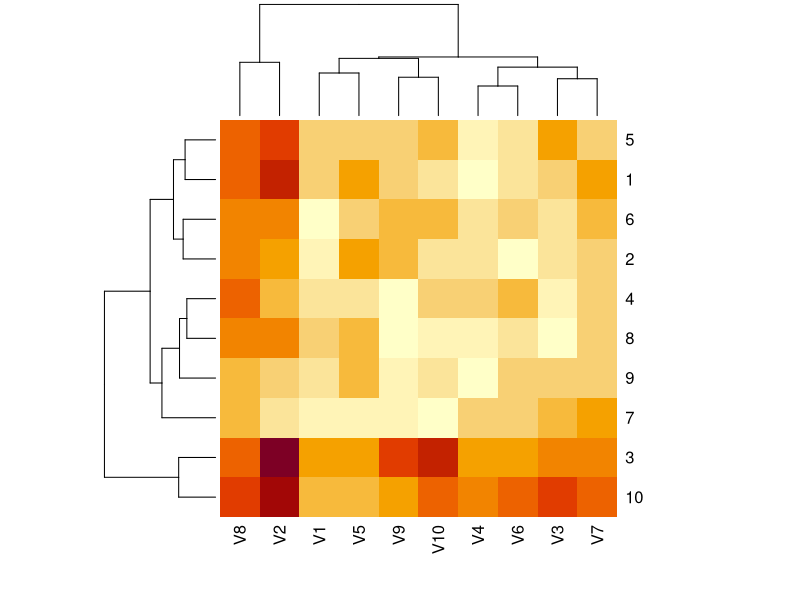

Here is the R script that generated this plot:
## ---- chunk 1
die_count <- 10
machine_count <- 10
mean_scrap_rate <- 0.02
stdev_scrap_rate <- 0.002
scrap_rate_frame <- as.data.frame(matrix(rnorm(die_count*machine_count, mean_scrap_rate, stdev_scrap_rate), nrow=die_count))
## ---- chunk 2
machine_sys_failure_count <- 2
machine_sys_mean_scrap_rate <- 0.005
machine_sys_stdev_scrap_rate <- 0.002
machines <- sample(1:machine_count, machine_sys_failure_count)
scrap_rate_frame[machines,] <- apply(scrap_rate_frame[machines,],1,function(x) {
  x<-x+rnorm(die_count,machine_sys_mean_scrap_rate,machine_sys_stdev_scrap_rate)
  x
  })

die_sys_failure_count <- 2
die_sys_mean_scrap_rate <- 0.005
die_sys_stdev_scrap_rate <- 0.002
dies <- sample(1:die_count, die_sys_failure_count)
scrap_rate_frame[,dies] <- apply(scrap_rate_frame[,dies],2, function(x) {
  x<-x+t(rnorm(machine_count,die_sys_mean_scrap_rate,die_sys_stdev_scrap_rate))
  x
  })
## ---- chunk 3
heatmap(as.matrix(scrap_rate_frame), scale="none")
